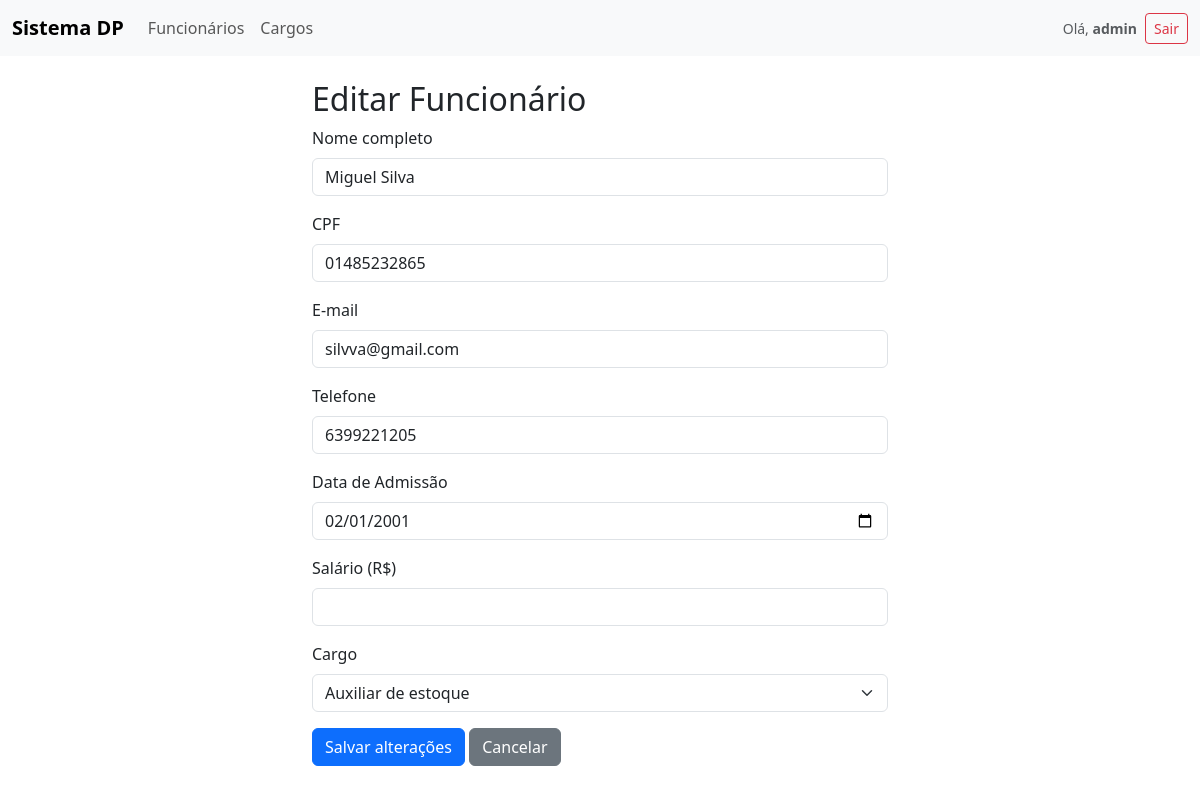
Page /funcionarios/editar/2 (signed in) on the committed database.
### funcionarios/models.py (models this page shows, shortened)
class Funcionario(models.Model):
    nome = models.CharField(max_length=100)
    cpf = models.CharField(max_length=14, unique=True)
    email = models.EmailField(max_length=100, unique=True)
    telefone = models.CharField(max_length=20, unique=True)
    data_admissao = models.DateField()
    salario = models.DecimalField(max_digits=10, decimal_places=2)
    cargo = models.ForeignKey(Cargo, on_delete=models.CASCADE, default=1)

class Cargo(models.Model):
    nome = models.CharField(max_length=100)

### funcionarios/views.py (the view)
# urls.py: path('editar/<int:id>', views.editarFuncionario),
@permission_required('funcionarios.change_funcionario', login_url='/funcionarios/listar')
def editarFuncionario(request, id):
    if request.method == "POST":
        nome = request.POST.get('nome')
        cpf = request.POST.get('cpf')
        email = request.POST.get('email')
        telefone = request.POST.get('telefone')
        data_admissao = request.POST.get('data_admissao')
        salario = request.POST.get('salario')
        cargo = Cargo.objects.get(id=request.POST.get('cargo'))
        try:
            func = Funcionario.objects.get(id=id)
            func.nome = nome
            func.cpf = cpf
            func.email = email
            func.telefone = telefone
            func.data_admissao = data_admissao
            func.salario = salario
            func.cargo = cargo
            func.save()
            messages.success(request, 'Funcionário atualizado com sucesso!')
            return HttpResponseRedirect('/funcionarios/listar')
        except IntegrityError:
            messages.error(request, 'Já existe outro funcionário cadastrado com este CPF, E-mail ou Telefone.')
            funcionario = Funcionario.objects.get(id=id)
            cargos = Cargo.objects.all()
            return render(request, "editarFuncionario.html", {'funcionario': funcionario, 'cargos': cargos})
    else:
        funcionario = Funcionario.objects.get(id=id)
        cargos = Cargo.objects.all()
    return render(request, "editarFuncionario.html", {'funcionario': funcionario, 'cargos': cargos})

### funcionarios/templates/editarFuncionario.html (shortened to what this page needs)
{% extends "base.html" %}
{% block content %}
<div class="container mt-4" style="max-width: 600px;">
  <h2>Editar Funcionário</h2>
  <form method="POST" action="/funcionarios/editar/{{ funcionario.id }}">
    <div class="mb-3">
      <label for="nome" class="form-label">Nome completo</label>
      <input type="text" class="form-control" name="nome" id="nome" value="{{ funcionario.nome }}" required>
    </div>
    <div class="mb-3">
      <label for="cpf" class="form-label">CPF</label>
      <input type="text" class="form-control" name="cpf" id="cpf" value="{{ funcionario.cpf }}" required>
    </div>
    <div class="mb-3">
      <label for="email" class="form-label">E-mail</label>
      <input type="email" class="form-control" name="email" id="email" value="{{ funcionario.email }}" required>
    </div>
    <div class="mb-3">
      <label for="telefone" class="form-label">Telefone</label>
      <input type="text" class="form-control" name="telefone" id="telefone" value="{{ funcionario.telefone }}">
    </div>
    <div class="mb-3">
      <label for="data_admissao" class="form-label">Data de Admissão</label>
      <input type="date" class="form-control" name="data_admissao" id="data_admissao" value="{{ funcionario.data_admissao|date:'Y-m-d' }}" required>
    </div>
    <div class="mb-3">
      <label for="salario" class="form-label">Salário (R$)</label>
      <input type="number" class="form-control" name="salario" id="salario" step="0.01" min="0" value="{{ funcionario.salario }}" required>
    </div>
    <div class="mb-3">
      <label for="cargo" class="form-label">Cargo</label>
      <select class="form-select" name="cargo" id="cargo" required>
        {% for cargo in cargos %}
        <option value="{{ cargo.id }}" {% if cargo.id == funcionario.cargo.id %}selected{% endif %}>
          {{ cargo.nome }}
        </option>
        {% endfor %}
      </select>
    </div>
    <button type="submit" class="btn btn-primary">Salvar alterações</button>
    <a href="/funcionarios/listar" class="btn btn-secondary">Cancelar</a>
  </form>
</div>
{% endblock %}

### funcionarios/templates/base.html (shortened to what this page needs)
<!doctype html>
<html lang="pt-br">
  <head>
    <link href="https://cdn.jsdelivr.net/npm/bootstrap@5.3.3/dist/css/bootstrap.min.css" rel="stylesheet">
  </head>
  <body>
    <nav class="navbar navbar-expand-lg bg-body-tertiary">
      <div class="container-fluid">
        <a class="navbar-brand fw-bold" href="/funcionarios/listar">Sistema DP</a>
        <div class="collapse navbar-collapse">
          <ul class="navbar-nav me-auto mb-2 mb-lg-0">
            <li class="nav-item">
              <a class="nav-link {% if '/listar' in request.path %}active fw-semibold{% endif %}" href="/funcionarios/listar">Funcionários</a>
            </li>
            <li class="nav-item">
              <a class="nav-link {% if '/cargos' in request.path or '/cadastroCargo' in request.path %}active fw-semibold{% endif %}" href="/funcionarios/cargos">Cargos</a>
            </li>
          </ul>
          <div class="d-flex align-items-center gap-2">
            <span class="navbar-text text-muted small">Olá, <strong>{{ user.username }}</strong></span>
            <a href="/logout" class="btn btn-outline-danger btn-sm">Sair</a>
          </div>
        </div>
      </div>
    </nav>
    {% block content %}{% endblock %}
  </body>
</html>

### rows in the picture
Funcionario: nome "Miguel Silva", cpf "01485232865", email "silvva@gmail.com", telefone "6399221205", data_admissao "02/01/2001", cargo "Auxiliar de estoque"

### other values in the picture
{{ user.username }} "admin"
